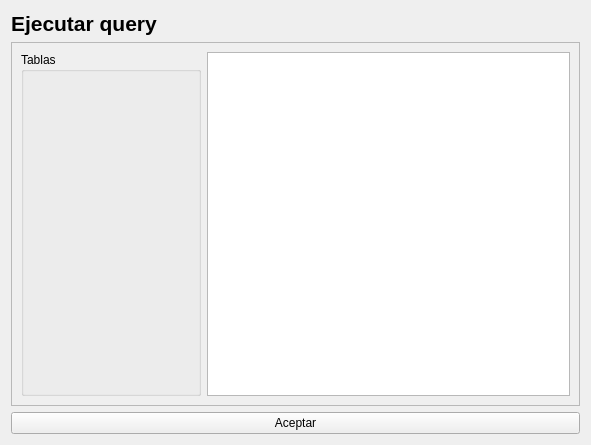
<?xml version="1.0" encoding="UTF-8"?>
<ui version="4.0">
 <class>Form</class>
 <widget class="QWidget" name="Form">
  <property name="geometry">
   <rect>
    <x>0</x>
    <y>0</y>
    <width>591</width>
    <height>445</height>
   </rect>
  </property>
  <property name="windowTitle">
   <string>Base de datos</string>
  </property>
  <layout class="QVBoxLayout" name="verticalLayout_2">
   <item>
    <widget class="QLabel" name="label">
     <property name="font">
      <font>
       <pointsize>16</pointsize>
       <weight>75</weight>
       <bold>true</bold>
      </font>
     </property>
     <property name="text">
      <string>Ejecutar query</string>
     </property>
    </widget>
   </item>
   <item>
    <widget class="QFrame" name="frame">
     <property name="frameShape">
      <enum>QFrame::StyledPanel</enum>
     </property>
     <property name="frameShadow">
      <enum>QFrame::Raised</enum>
     </property>
     <layout class="QHBoxLayout" name="horizontalLayout">
      <item>
       <widget class="QGroupBox" name="groupBoxTablas">
        <property name="sizePolicy">
         <sizepolicy hsizetype="Expanding" vsizetype="Preferred">
          <horstretch>0</horstretch>
          <verstretch>0</verstretch>
         </sizepolicy>
        </property>
        <property name="minimumSize">
         <size>
          <width>180</width>
          <height>0</height>
         </size>
        </property>
        <property name="maximumSize">
         <size>
          <width>180</width>
          <height>16777215</height>
         </size>
        </property>
        <property name="title">
         <string>Tablas</string>
        </property>
        <layout class="QFormLayout" name="formLayout">
         <property name="horizontalSpacing">
          <number>5</number>
         </property>
         <property name="verticalSpacing">
          <number>5</number>
         </property>
         <property name="leftMargin">
          <number>5</number>
         </property>
         <property name="topMargin">
          <number>5</number>
         </property>
         <property name="rightMargin">
          <number>5</number>
         </property>
         <property name="bottomMargin">
          <number>5</number>
         </property>
        </layout>
       </widget>
      </item>
      <item>
       <widget class="QPlainTextEdit" name="textQuery"/>
      </item>
     </layout>
    </widget>
   </item>
   <item>
    <widget class="QPushButton" name="btnAceptar">
     <property name="text">
      <string>Aceptar</string>
     </property>
    </widget>
   </item>
  </layout>
 </widget>
 <resources/>
 <connections/>
</ui>
